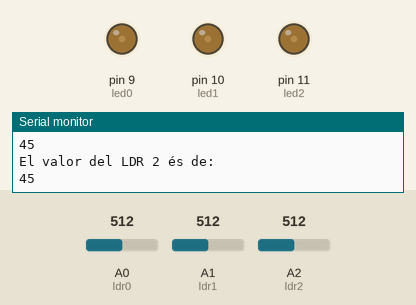
Recording of a sketch running on a simulated Arduino Uno, built with avr-gcc and run on an emulated ATmega328P. On the bench: output pins drawn as LEDs (lit = HIGH), the last lines printed to the serial monitor. The inputs (shaded band) are chosen by the test bench; at power-on: A0 (ldr0) = 512, A1 (ldr1) = 512, A2 (ldr2) = 512.

Above: at 1.2 s.
1.3 s: A0 (ldr0) set to 122
At 2.3 s:
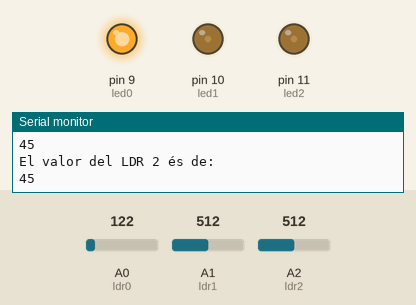
2.8 s: A1 (ldr1) set to 716
At 4.0 s:
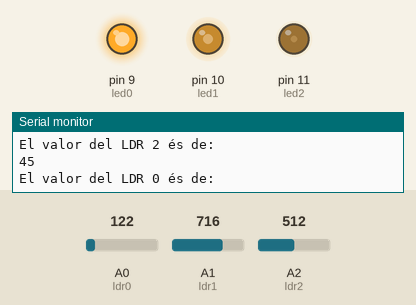
4.3 s: A2 (ldr2) set to 716
At 5.1 s:
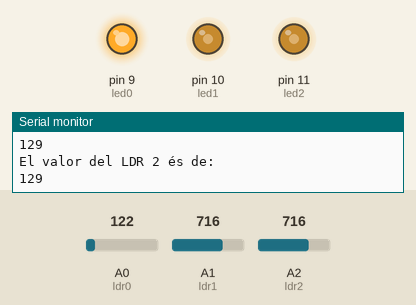
5.9 s: A1 (ldr1) set to 511
At 6.5 s:
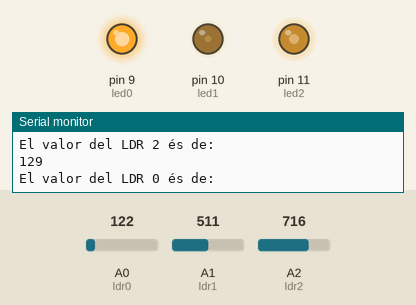
7.4 s: A0 (ldr0) set to 381
10.4 s: A0 (ldr0) set to 398
At 11.5 s:
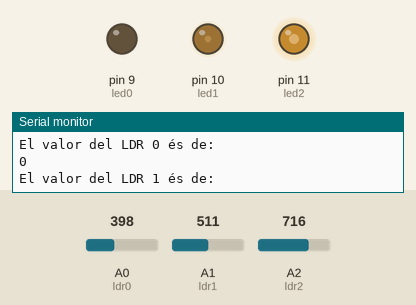
Timing chart, 0 to 12.9 s (numbered marks = the images above; inputs shaded):
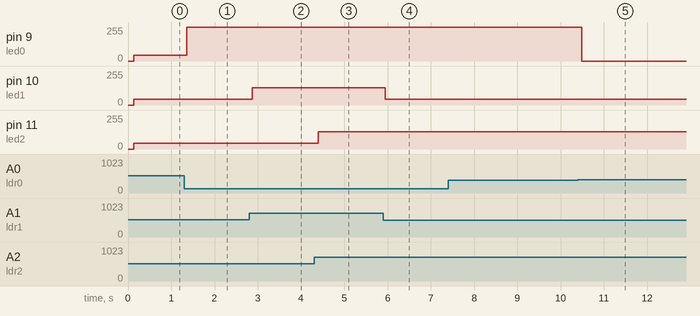

The sketch:

LDR3.ino
```cpp
/**********************************************************************************
** **
** Lector de Llum **
** **
** **
**********************************************************************************/
//********** Includes *************************************************************
//********** Variables ************************************************************
const int led0 = 9; // donar nom al pin 9 de l’Arduino
const int led1 = 10; // donar nom al pin 9 de l’Arduino
const int led2 = 11; // donar nom al pin 9 de l’Arduino
const int ldr0 = A0; // donar nom al pin A0 de l’Arduino
const int ldr1 = A1; // donar nom al pin A1 de l’Arduino
const int ldr2 = A2; // donar nom al pin A2 de l’Arduino
int valLdr0, valLdr1, valLdr2; // per guardar valors del ldrs
//********** Setup ****************************************************************
void setup()
{
  Serial.begin(9600);
  pinMode(led0, OUTPUT); //DEFINIR el pin9 cum una sortida//
  pinMode(led1, OUTPUT); //DEFINIR el pin 10 cum una sortida//
  pinMode(led2, OUTPUT); //DEFINIR el pin 11 cum una sortida//

}
//********** Loop *****************************************************************
void loop()
{
  Serial.println("El valor del LDR 0 és de: ");
  Serial.println(valLdr0);
  Serial.println("El valor del LDR 1 és de: ");
  Serial.println(valLdr1);
  Serial.println("El valor del LDR 2 és de: ");
  Serial.println(valLdr2);
  delay(100);

valLdr0 = analogRead(ldr0); // llegir valor ldr0
valLdr0 = map(valLdr0, 400, 1023, 0, 255); // mapejar valor de 0-1023 a 0-255
analogWrite(led0, valLdr0); // actualitzar l'estat del

valLdr1 = analogRead(ldr1); // llegir valor ldr1
valLdr1 = map(valLdr1, 400, 1023, 0, 255); // mapejar valor de 0-1023 a 0-255
analogWrite(led1, valLdr1); // actualitzar l'estat del

valLdr2 = analogRead(ldr2); // llegir valor ldr2
valLdr2 = map(valLdr2, 400, 1023, 0, 255); // mapejar valor de 0-1023 a 0-255
analogWrite(led2, valLdr2); // actualitzar l'estat del
}
//********** Funcions *************************************************************
```

Measured:
- the behaviour switches between 397 and 398 on A0 (ldr0) (found by bisection; images 4 and 5)
- after the input at 1.3 s, pin 9 (led0): 45/255 → 255/255 after 0.06 s
- after the input at 2.8 s, pin 10 (led1): 45/255 → 129/255 after 0.07 s
- after the input at 4.3 s, pin 11 (led2): 45/255 → 129/255 after 0.10 s
- after the input at 5.9 s, pin 10 (led1): 129/255 → 45/255 at once
- after the input at 10.4 s, pin 9 (led0): 255/255 → 0/255 after 0.09 s
